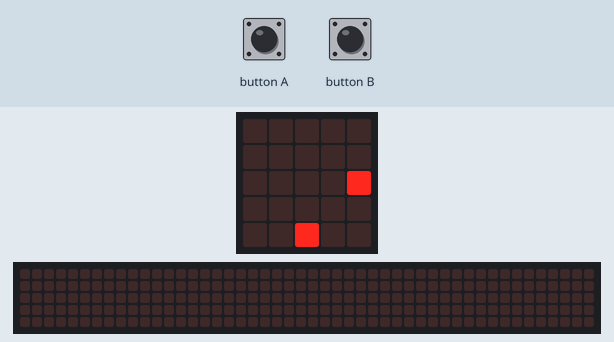
A program run on a simulated BBC micro:bit (MakeCode). On the bench: the board's 5×5 LED display, a strip that is not on the board, showing the scrolling text unrolled. The inputs (shaded band) are chosen by the test bench. Random numbers come from a fixed seed; the 48×5 strip is a reading aid, not a part: it shows the text the display is scrolling, unrolled, one strip-width of it at a time.

Above: at 1.2 s.
1.3 s: button A pressed for 0.15 s
At 1.9 s:
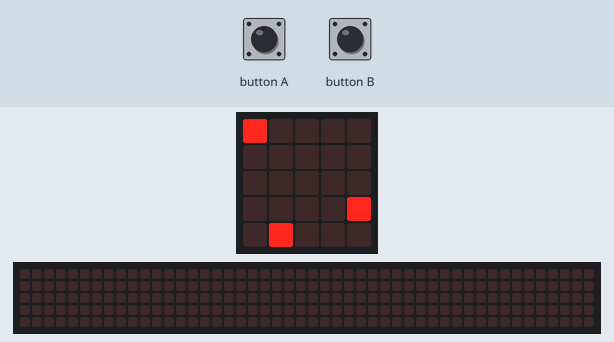
4.4 s: button B pressed for 0.15 s
At 4.69 s:
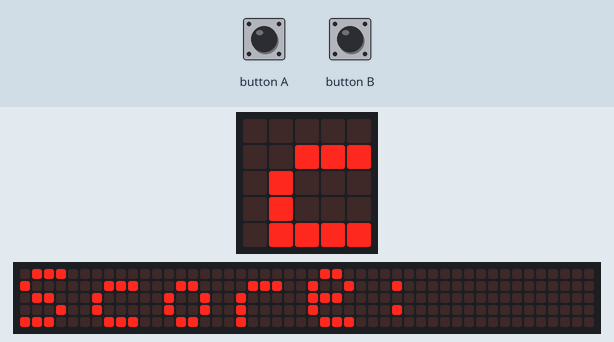
5.1 s: button B pressed for 0.15 s
At 5.44 s:
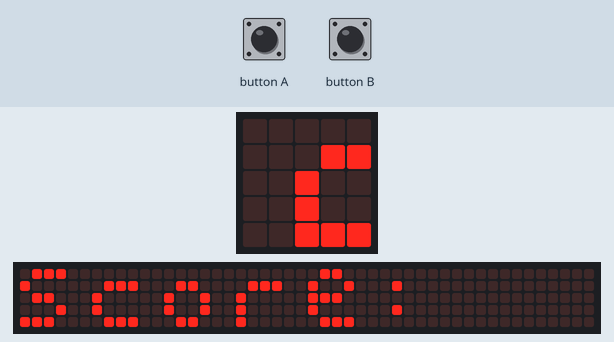
5.8 s: button A pressed for 0.15 s
At 6.03 s:
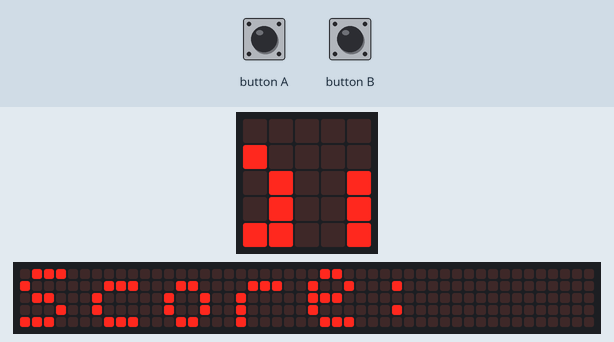
6.5 s: button B pressed for 0.15 s
At 6.79 s:
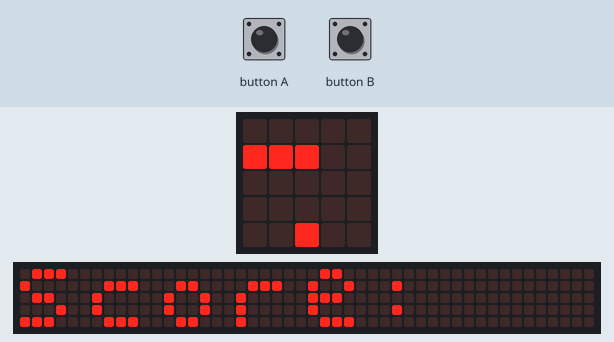
7.2 s: button A pressed for 0.15 s
At 7.42 s:
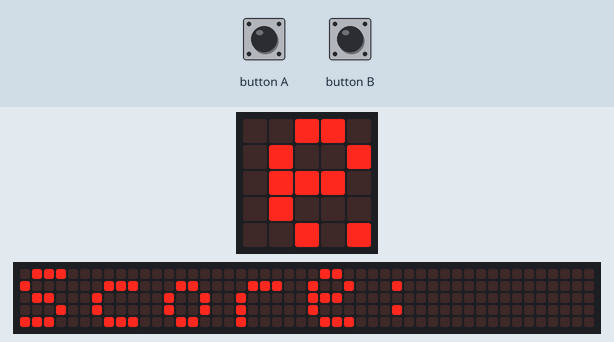
Timing chart, 0 to 10.2 s (numbered marks = the images above; inputs shaded):
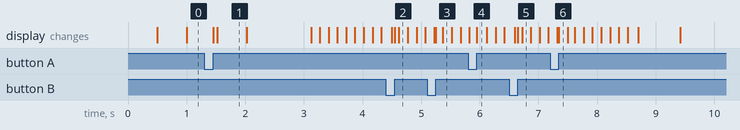

The program:

main.ts
```typescript
function defaite () {
    basic.clearScreen()
    basic.showIcon(IconNames.Sad)
    basic.pause(500)
    basic.clearScreen()
    basic.showString("Score:")
    basic.showNumber(compteur_points)
    basic.pause(2000)
    compteur_points = 0
    basic.clearScreen()
    joueur_pos = 2
    led.plot(joueur_pos, 4)
}
input.onButtonPressed(Button.A, function () {
    if (joueur_pos > 0) {
        led.unplot(joueur_pos, 4)
        joueur_pos += -1
        led.plot(joueur_pos, 4)
    } else {
        joueur_pos = 0
    }
})
function verification_point (joueur_pos: number, colonne: number) {
    if (joueur_pos == colonne) {
        compteur_points += 1
    } else {
        defaite()
    }
}
input.onButtonPressed(Button.B, function () {
    if (joueur_pos < 4) {
        led.unplot(joueur_pos, 4)
        joueur_pos += 1
        led.plot(joueur_pos, 4)
    } else {
        joueur_pos = 4
    }
})
let ligne = 0
let compteur_points = 0
let joueur_pos = 0
joueur_pos = 2
led.plot(joueur_pos, 4)
let led_posx = randint(0, 4)
let led_posy = 0
compteur_points = 0
basic.forever(function () {
    led_posx = randint(0, 4)
    led_posy = 0
    led.plot(led_posx, led_posy)
    for (let index = 0; index < 3; index++) {
        basic.pause(500)
        for (let index_ligne = 0; index_ligne <= 3; index_ligne++) {
            ligne = 3 - index_ligne
            for (let index_colonne = 0; index_colonne <= 4; index_colonne++) {
                if (led.point(index_colonne, ligne)) {
                    led.unplot(index_colonne, ligne)
                    led.plot(index_colonne, ligne + 1)
                    if (ligne == 3) {
                        verification_point(joueur_pos, index_colonne)
                    }
                }
            }
        }
    }
})
```

test.ts
```typescript
// les tests vont ici ; cela ne sera pas compilé si ce paquet est utilisé en tant qu'extension.
```

Measured:
- what the display in image 1 shows lasts 0.5 s, from 1.5 s to 2.0 s
